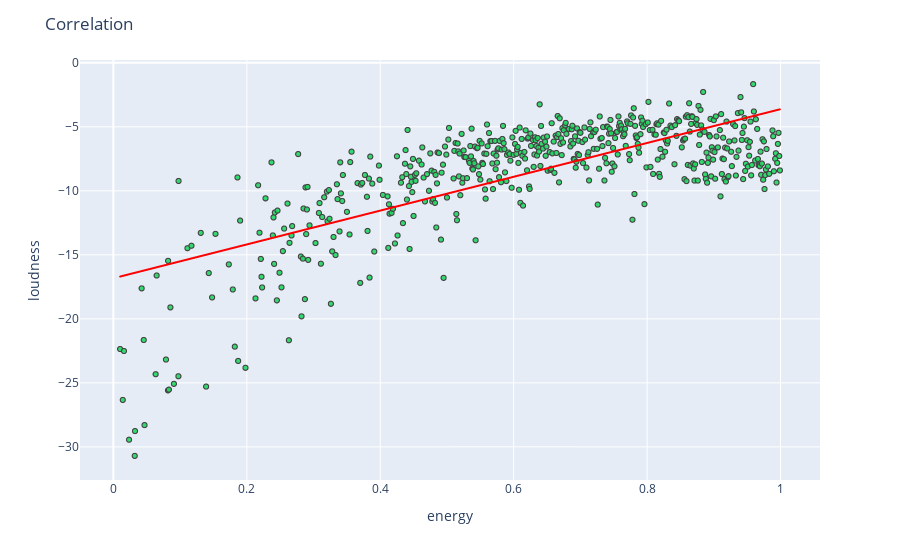

This figure's notebook cell:
### Code cell
plot_correlation('energy', 'loudness', 'Correlation')

### Figure 1 — Plotly figure (JSON) as saved in the notebook; plotly's stock layout.template omitted (floating-point values rounded to 4 significant figures; data arrays with more than 128 entries replaced by an {"elided": "..."} marker saying what was removed)
{"data": [{"hovertemplate": "energy=%{x}<br>loudness=%{y}<extra></extra>", "legendgroup": "", "marker": {"color": "rgba(30, 215, 96, .9)", "line": {"width": 1}, "size": 5, "symbol": "circle"}, "mode": "markers", "name": "", "showlegend": false, "type": "scattergl", "x": {"elided": "9999 float values"}, "xaxis": "x", "y": {"elided": "9999 float values"}, "yaxis": "y"}, {"hovertemplate": "<b>OLS trendline</b><br>loudness = 13.2097 * energy + -16.8297<br>R<sup>2</sup>=0.528915<br><br>energy=%{x}<br>loudness=%{y} <b>(trend)</b><extra></extra>", "legendgroup": "", "line": {"color": "red"}, "marker": {"color": "#636efa", "symbol": "circle"}, "mode": "lines", "name": "", "showlegend": false, "type": "scattergl", "x": {"elided": "555 float values"}, "xaxis": "x", "y": {"elided": "555 float values"}, "yaxis": "y"}], "layout": {"legend": {"tracegroupgap": 0}, "margin": {"t": 60}, "title": {"text": "Correlation"}, "xaxis": {"anchor": "y", "domain": [0, 1], "title": {"text": "energy"}}, "yaxis": {"anchor": "x", "domain": [0, 1], "title": {"text": "loudness"}}}}
